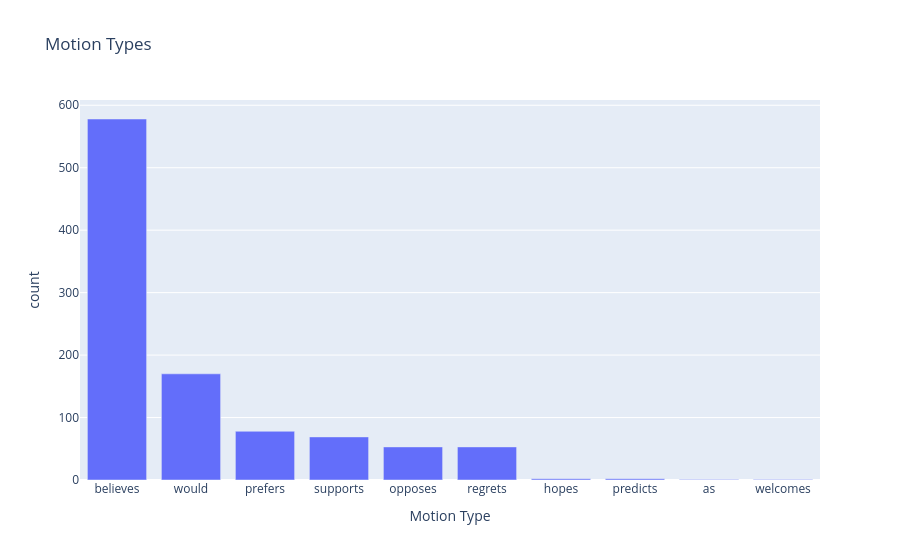

Notebook code for this chart:
### Markdown cell above
### All-time motion types

### Code cell
year_counts = df.value_counts('Motion Type')
print(year_counts)

px.bar(
    year_counts, 
    y='count', 
    title='Motion Types',
    labels={'Motion Type': 'Motion Type'},
).show()

### Figure 1 — Plotly figure (JSON) as saved in the notebook; plotly's stock layout.template omitted (floating-point values rounded to 4 significant figures)
{"data": [{"hovertemplate": "Motion Type=%{x}<br>count=%{y}<extra></extra>", "legendgroup": "", "marker": {"color": "#636efa", "pattern": {"shape": ""}}, "name": "", "orientation": "v", "showlegend": false, "textposition": "auto", "type": "bar", "x": ["believes", "would", "prefers", "supports", "opposes", "regrets", "hopes", "predicts", "as", "welcomes"], "xaxis": "x", "y": [578, 170, 78, 69, 53, 53, 2, 2, 1, 1], "yaxis": "y"}], "layout": {"barmode": "relative", "legend": {"tracegroupgap": 0}, "title": {"text": "Motion Types"}, "xaxis": {"anchor": "y", "domain": [0, 1], "title": {"text": "Motion Type"}}, "yaxis": {"anchor": "x", "domain": [0, 1], "title": {"text": "count"}}}}
